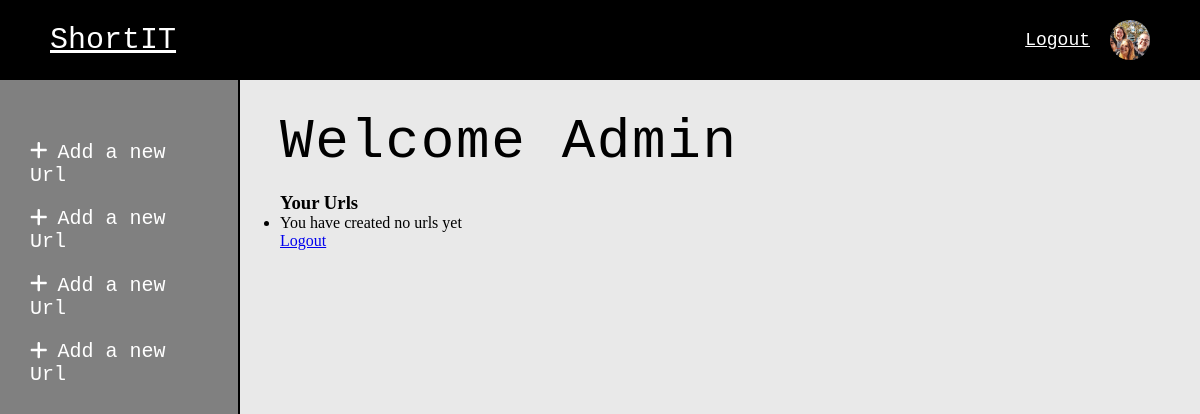
Before: / (signed in) with the older database file.
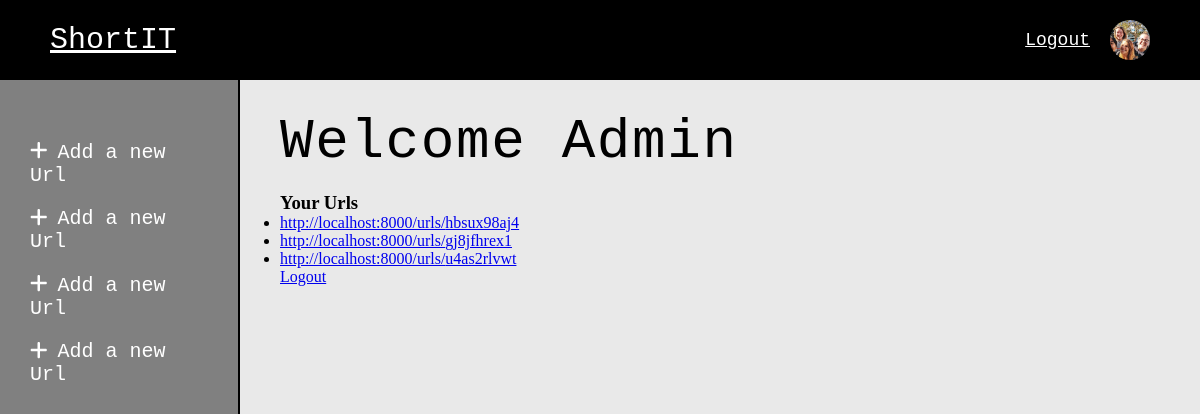
After: the same page with the newer database file.
### shortener/models.py (models this page shows)
class User(AbstractUser):
  pass

class Url(models.Model):
  redirect = models.TextField()
  visits = models.IntegerField(default = 0)
  alias = models.CharField(unique = True, max_length = 10, default = 'somerandom')
  creator = models.ForeignKey(to = User, on_delete= models.CASCADE, related_name = 'urls', blank = True, null =True)

### shortener/views.py (the view)
# urls.py: path('', views.index, name = 'dashboard'),
def index(request):
  if not request.user.is_authenticated:
    return HttpResponseRedirect(reverse('login'))
  return render(request, 'dashboard.html', context = {'urls': request.user.urls.all()})

### shortener/templates/dashboard.html (shortened to what this page needs)
{% extends 'layout.html' %}
{% block body %}
<div class = 'other'>
  <h1>Welcome {{user.username.title}}</h1>
  <br>
  <h3>Your Urls</h3>
  <ul>
    {% for url in urls %}
      <li><a href = "{{url.redirect}}">http://localhost:8000/urls/{{url.alias}}</a></li>
    {% empty %}
      <li>You have created no urls yet</li>
    {% endfor %}
  </ul>
  <a href = "{% url 'logout' %}">Logout</a>
</div>
{% endblock%}

### shortener/templates/layout.html (shortened to what this page needs)
{% load static %}
<!DOCTYPE html>
<html lang="en">
<head>
  <link rel = 'stylesheet' type="text/css" href = {% static 'style.css' %}>
</head>
<body>
  <header class = 'header'>
    <a href = {% url 'dashboard' %} class = 'logo'>ShortIT</a>
    <div class = 'profile_image d-flex align-items-center'>
      {% if user.username %}
        <a href = {% url 'logout' %}>Logout</a>
        <img src={% static 'profile.jpeg' %} alt = 'profile picture'>
      {% endif %}
    </div>
  </header>
  <section id = 'section-2'>
    {% if user.username %}
    <div class = 'dashboard'>
      <ul class = 'list-items'>
        <li class = 'list-item'><i class = 'fa fa-plus'></i><a class = 'list-item' href = "{% url 'new_url' %}">Add a new Url</a></li>
        <li class = 'list-item'><i class = 'fa fa-plus'></i><a class = 'list-item' href = "{% url 'new_url' %}">Add a new Url</a></li>
        <li class = 'list-item'><i class = 'fa fa-plus'></i><a class = 'list-item' href = "{% url 'new_url' %}">Add a new Url</a></li>
        <li class = 'list-item'><i class = 'fa fa-plus'></i><a class = 'list-item' href = "{% url 'new_url' %}">Add a new Url</a></li>
      </ul>
    </div>
    {% endif %}
    {% block body%}{% endblock %}
  </section>
</body>
</html>

### shortener/static/style.css (style rules this page uses)
* { margin: 0; padding: 0; box-sizing: border-box; }
body { background-color: rgb(233, 233, 233); height: 100vh; overflow: hidden; }
.header { padding: 20px 50px; background-color: black; color: white; font-size: 18px; font-family: "Courier New", Courier, monospace; display: flex; justify-content: space-between; align-items: center; }
.header a { color: white; }
.logo { font-size: 30px; font-style: none; }
.d-flex { display: flex; }
.align-items-center { align-items: center; }
.profile_image img { width: 40px; height: 40px; object-fit: cover; object-position: center; margin-left: 20px; border-radius: 50%; }
#section-2 { display: flex; height: 100%; }
.dashboard, .other { padding-top: 30px; }
.dashboard { width: 20%; border-right: 2px solid black; background: gray; color: white; margin-right: 40px; }
.list-items { padding: 30px; font-size: 20px; list-style: none; font-family: "Courier New", Courier, monospace; }
.list-item { margin-bottom: 20px; cursor: pointer; color: white; text-decoration: none; }
h1 { font-size: 3.5rem; font-family: "Courier New", Courier, monospace; font-weight: lighter; letter-spacing: 0.1rem; }
svg { margin-right: 10px; }

Changed rows visible on the page:
added Url: alias "hbsux98aj4"
added Url: alias "gj8jfhrex1"
added Url: alias "u4as2rlvwt"
Other visible differences:
text no longer shown: "You have created no urls yet"
